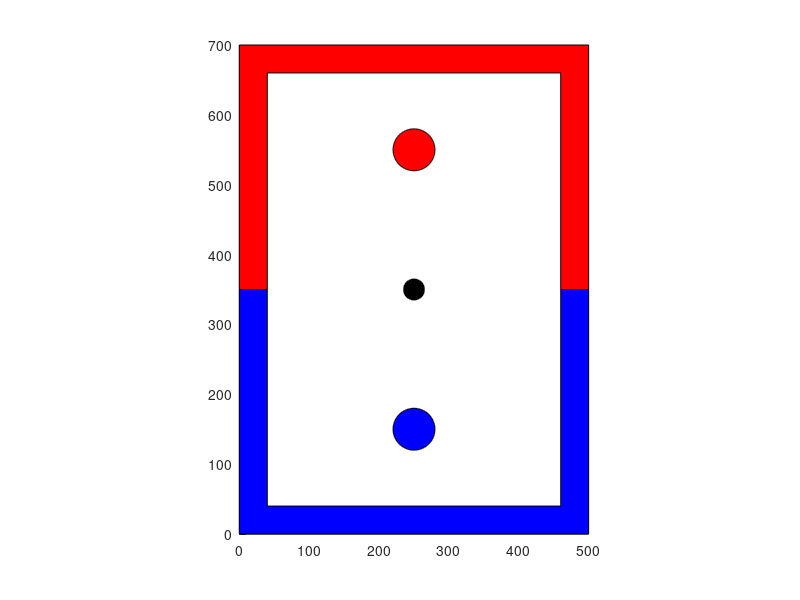

Here is the MATLAB script that generated this plot: (Note: this script raises an error after producing the figure.)
% Nick Vessa - MECE 117- 12/5/2023
% Air Hockey?!?
% Yeah, air hockey!

clear, clc;

% init figure window
scrsize = get(0,'ScreenSize');
figPos = [30, 50, 500, 700];
fig1 = figure("Position", figPos, 'Color', [1,1,1], 'Toolbar', 'None', 'KeyPressFcn', @keyDownListener);

% define axis limits
xmax = 500;
xmin = 0;
ymax = 700;
ymin = 0;

% set up axes
axis manual % Disable automatic axis scaling
axis equal % Set axis aspect ratio to 1
axis([xmin, xmax, ymin, ymax]) % Set axis limits
axis on % Do not display axis or
hold on
% axes background in figure


% DEFINE CONSTANTS & GLOBAL VARIABLES
% X and Y for both blockers and the mousePos
global Xb1 Yb1 Xm Ym Xb2 Yb2 Xp Yp Xp2 Yp2 Vb1y Vb1x Vp1y Vp1x Vb1n Vb1s Vp1n Vp1s
global escapePressed
escapePressed = 0;
Xm = 0;
Ym = 0;

% create collision boolean :D
global didCollide
didCollide = false;


% DRAW SCREEN ELEMENTS
% Create blue side
XBW = 0;
YBW = 0;
blueShape = [0, 0, 40, 40, 460, 460, 500, 500, 0; ...
            0, 350, 350, 40, 40, 350, 350, 0, 0];
bluePatch = patch(blueShape(1,:)+XBW, blueShape(2,:)+YBW, 'b');

% Create red side 
XRW = 0;
YRW = 0;
redShape = [0, 500, 500, 460, 460, 40, 40, 0, 0; ...
            700, 700, 350, 350, 660, 660, 350, 350, 700];
redPatch = patch(redShape(1,:)+XRW, redShape(2,:)+YRW, 'r');

% create user blocker, puck, and "AI" blocker
% set initial conditions
Xb1 = 250;
Yb1 = 150;
Xb2 = 250;
Yb2 = 550;
Xp = 250;
Yp = 350;
Vb1x = 1;
Vb1y = 1;
Vb2x = 1;
Vp1y = .1;
Vp1x = 0;

% puck direction variable?
global puckDirX puckDirY
puckDir = -1;
redBlockDir = 1;

% create objects 
% set radii for puck and blockers
rb = 30;
rp = 15;
theta = linspace(0, 2*pi, 181);

% blue blocker
XB1 = rb*sin(theta);
YB1 = rb*cos(theta);
blueBlocker = patch(XB1+Xb1, YB1+Yb1, 'b');


% red blocker
XR1 = rb*sin(theta);
YR1 = rb*cos(theta);
redBlocker = patch(XR1+Xb2, YR1+Yb2, 'r');


% puck
global XP YP
XP = rp*sin(theta);
YP = rp*cos(theta);
puck = patch(XP+Xp, YP+Yp, 'k');


% MAIN GAME LOOP
while ~escapePressed

    % have puck move initially
    Yp = Yp + Vp1y*puckDir;
    Xp = Xp + Vp1x*puckDir;

    % round values for collisions?
    Yp_r = round(Yp, 0);
    Xp_r = round(Xp, 0);

    % move red blocker back and forth!?!
    Xb2 = Xb2 + Vb2x*redBlockDir;
    if Xb2 >= 400

        redBlockDir = -1;

    elseif Xb2 <= 100

        redBlockDir = 1;

    end
    % update position for blockers and pucks
    set(redBlocker, 'XData', XR1+Xb2, 'YData', YR1+Yb2)
    set(puck, 'XData', XP+Xp, 'YData', YP+Yp)
    set(blueBlocker, 'XData', XB1+Xb1, 'YData', YB1+Yb1)
    % output variables for debug things
    fprintf("Xp is %f and Yp is %f\n", Xp_r, Yp_r)
    fprintf("Xb1 is %f and Yb1 is %f\n", Xb1, Yb1)
    pause(0.001)
    % trying to get collisions working 
    % they sorta kinda work
    % each if statement compares the absolute value of the X and Y 
    % positions of the puck and blocker
    if (abs(Xp_r - Xb1) < rb) && (abs(Yp_r - Yb1) < rb)

        disp('collision')
        calcPuckPos()

    elseif (abs(Xp_r - Xb2) < rb) && (abs(Yp_r - Yb2) < rb)

        disp('collision')
        calcPuckPos()

    end

    % basic wall collision things
    % just switched puck direction based on whether it hits the right wall
    % or left wall
    if (abs(Xp_r - 460) < rp)

        puckDir = -1;

    elseif (abs(Xp_r - 40) < rp)

        puckDir = 1;

    end

    % same deal as above but with top and bottom walls
    if (abs(Yp_r - 660) < rp)

        puckDir = -1;

    elseif (abs(Yp_r - 40) < rp)

        puckDir = 1;

    end
    


end


% FUNCTIONS

function calcPuckPos()

    % adjusted so puck is 1/5 the "mass" of blocker
    mp = .2; 
    mb = 1; 

    rb = 30;
    rp = 15;

    global Xb1 Yb1 Xb2 Yb2 Xp Yp Xp2 Yp2 Vb1 Vb1y Vb1x Vp1 Vp1y Vp1x Vb1n Vb1s Vp1n Vp1s
    global Vp2s Vp2n  puckDir

    % calculate angle between blocker and puck
    th = -atan2(Yb1 - Yp, Xb1 - Xp);
    alpha = atan2(Vb1y, Vb1x);
    beta = atan2(Vp1y, Vp1x);

    % derive velocity from position?

    % define Vp1?
    Vp1 = sqrt(Vp1x^2 + Vp1y^2);
    Vb1 = sqrt(Vb1x^2 + Vb1y^2);

    % eliminate overlap prior to collision calculations
    Xp2 = Xb1 - (rp + rb) * cos(th);
    Yp2 = Yb1 + (rp + rb) * sin(th);

    % set to arbitrary values?
    Vb1n = Vb1 * cos(th + alpha);
    Vb1s = Vb1 * sin(th + alpha);

    Vp1n = Vp1 * cos(th + beta);
    Vp1s = Vp1 * sin(th + beta);

    Vp2s = Vp1s;
    
    P1n = mp * Vp1n + mb * Vb1n;
    % flip direction on collision
    if P1n < 0
        puckDir = 1;
    end

    KE1 = .5*mp*(Vp1^2) + .5*mb*(Vb1^2);

    a = (mp^2 + mp * mb)/mb;
    b = -(2*P1n*mp)/mb;
    c = ((P1n^2)/mb) + mp * Vp1s^2 + mb * Vb1s^2 - 2 * KE1;

    Vp2n = ((-b - sqrt(b^2-4*a*c))/2*a);

    % chose to omit blocker vel calcs
    % computing final speed of puck after collision

    Vp2 = sqrt(Vp2n^2 + Vp2s^2);
    beta2 = atan2(Vp2s, Vp2n) - th;

    Vp2x = Vp2*cos(beta2);
    Vp2y = Vp2*sin(beta2);

    Vp1y = Vp2y;
    Vp1x = Vp2x;

    Yp = Yp2 + Vp1y*puckDir;
    Xp = Xp2 + Vp1x*puckDir;

end


function keyDownListener(~, event)

    global KeyID escapePressed Xb1 Yb1
    KeyID = event.Key;
    
    switch KeyID

        case 'escape'
            escapePressed = 1;
        case 'uparrow'
            Yb1 = Yb1 + 5;
        case 'downarrow'
            Yb1 = Yb1 - 5;
        case 'leftarrow'
            Xb1 = Xb1 - 5;
        case 'rightarrow'
            Xb1 = Xb1 + 5;


    end


end
